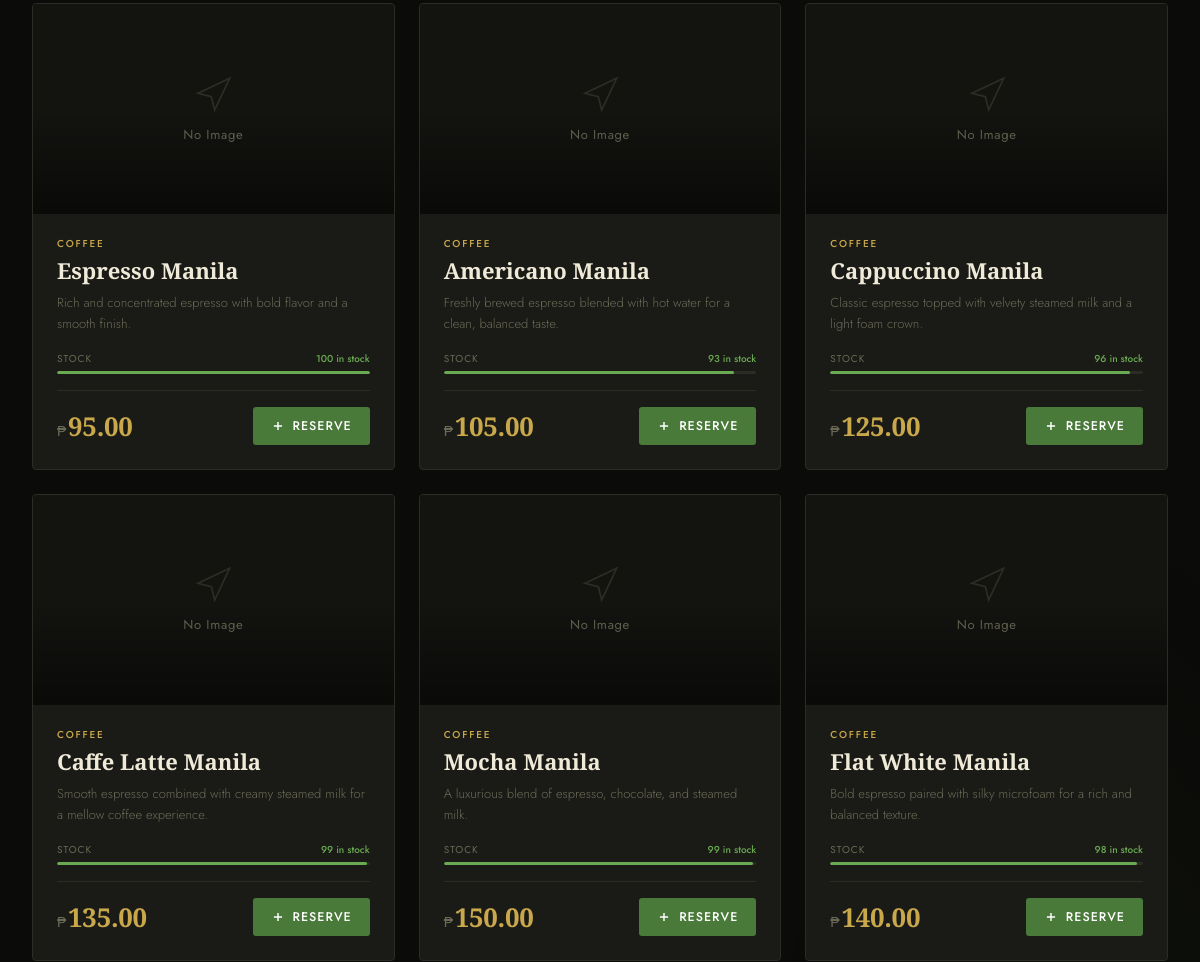
The app's page /reservation-menu.php?branch=manila (middle part), older data.
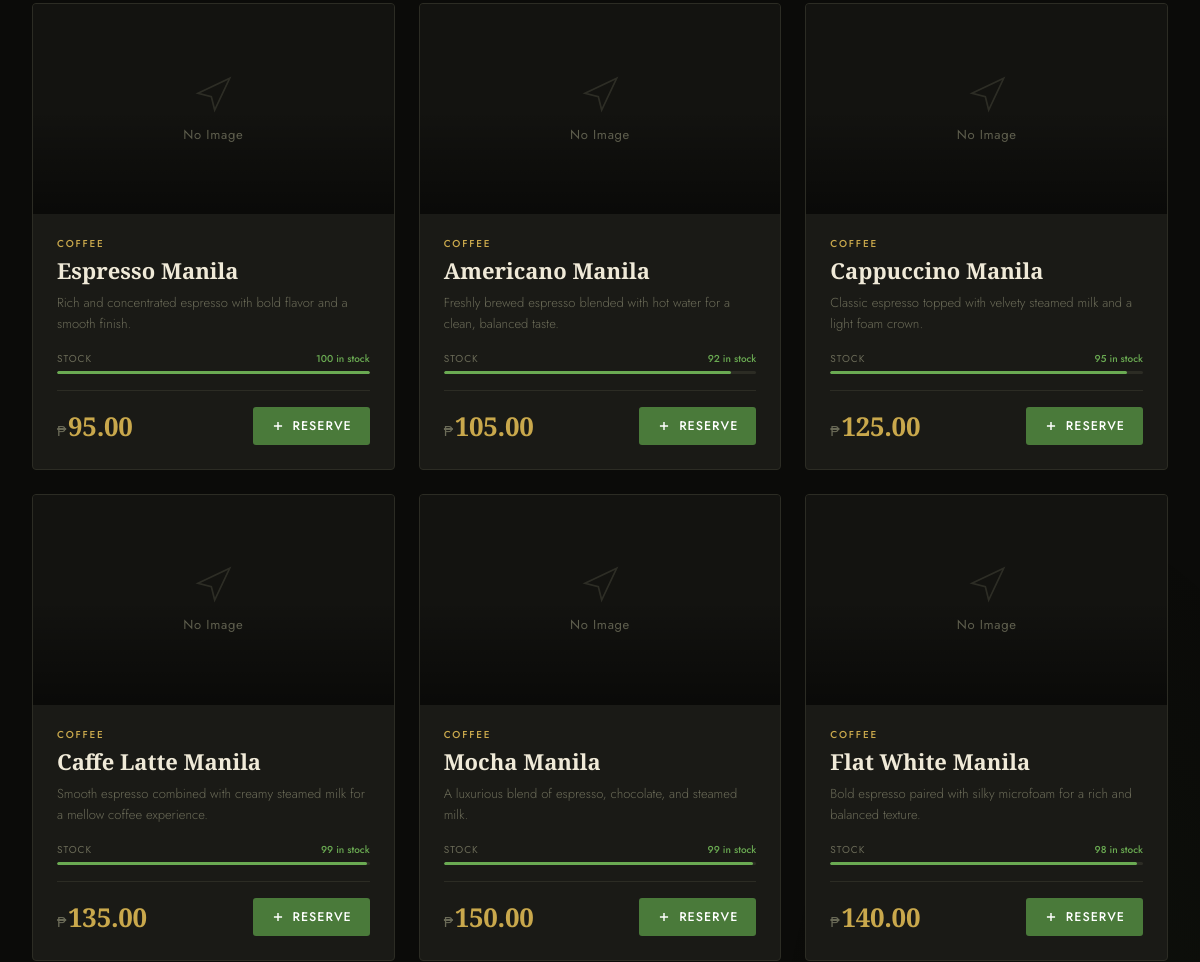
The same page, newer data.
### tables this page shows
CREATE TABLE `products` (
  `id` int(11) NOT NULL,
  `name` varchar(100) DEFAULT NULL,
  `price` decimal(10,2) DEFAULT NULL,
  `category` varchar(100) DEFAULT 'general',
  `description` text DEFAULT NULL,
  `image` varchar(500) DEFAULT NULL,
  `stock` int(11) DEFAULT 100,
  `reorder_level` int(11) DEFAULT 10,
  `sku` varchar(100) DEFAULT NULL,
  `branch` varchar(20) DEFAULT 'laguna',
  `type` varchar(20) DEFAULT 'food'
);

### reservation-menu.php (the view, shortened to what this page needs)
<?php
include_once 'reservation-init.php';
$branch = $_SESSION['branch'] ?? 'laguna';
if (isset($_GET['branch']) && in_array($_GET['branch'], ['laguna', 'manila'])) {
    $branch = $_GET['branch'];
}
$st = $conn->prepare("SELECT * FROM products WHERE branch = ? ORDER BY id ASC");
$st->bind_param('s', $branch);
$st->execute();
$result = $st->get_result();
$products = [];
while ($row = $result->fetch_assoc()) { $products[] = $row; }
?>
<!DOCTYPE html>
<html lang="en">
<head>
</head>
<body>
<div id="sidebarOverlay"></div>
<main class="menu-section">
    <?php if (empty($products)): ?>
        <div class="empty-state">
            <svg width="64" height="64" viewBox="0 0 24 24" fill="none" stroke="currentColor" stroke-width="1" stroke-linecap="round" stroke-linejoin="round"><path d="M3 11l19-9-9 19-2-8-8-2z"/></svg>
            <h3>No dishes available yet.</h3>
            <p>Check back soon — the kitchen is preparing something special.</p>
        </div>
    <?php else: ?>
        <div class="menu-grid" id="menuGrid">
        <?php foreach ($products as $row):
            $stock   = (int)($row['stock'] ?? 100);
            $reorder = (int)($row['reorder_level'] ?? 10);
            $pct     = max(0, min(100, ($stock / 100) * 100));
            $isOos   = $stock <= 0;
            $isLow   = !$isOos && $stock <= $reorder;
            $cls     = $isOos ? 's-red' : ($isLow ? 's-amber' : 's-green');
            $txt     = $isOos ? 'Out of stock' : ($isLow ? "Low — {$stock} left" : "{$stock} in stock");
            $cat     = $row['category'] ?? 'mains';
            $catLabel = $cat === 'packages' ? 'Packages Combo' : $cat;
        ?>
            <div class="menu-card <?= $isOos ? 'out-of-stock' : '' ?>"
                 data-category="<?= htmlspecialchars($cat) ?>"
                 data-stock="<?= $stock ?>">
                <div class="card-img-wrap">
                </div>
                <div class="card-body">
                    <?php if (!empty($row['category'])): ?>
                        <div class="card-category"><?= htmlspecialchars($catLabel) ?></div>
                    <?php endif; ?>
                    <h3 class="card-name"><?= htmlspecialchars($row['name']) ?></h3>
                    <p class="card-desc"><?= !empty($row['description']) ? htmlspecialchars($row['description']) : 'A signature dish from our kitchen, prepared fresh to order.' ?></p>
                    <div class="stock-wrap">
                        <div class="stock-top">
                            <span class="stock-label">Stock</span>
                            <span class="stock-text <?= $cls ?>"><?= $txt ?></span>
                        </div>
                        <div class="stock-bar-bg">
                            <div class="stock-bar-fill <?= $cls ?>" style="width:<?= $pct ?>%"></div>
                        </div>
                    </div>
                    <div class="card-footer">
                        <div class="card-price"><span>₱</span><?= number_format((float)$row['price'], 2) ?></div>
                        <?php if ($isOos): ?>
                            <button class="add-btn" disabled>
                                <svg width="14" height="14" viewBox="0 0 24 24" fill="none" stroke="currentColor" stroke-width="2.5"><circle cx="12" cy="12" r="10"/><line x1="4.93" y1="4.93" x2="19.07" y2="19.07"/></svg>
                                Unavailable
                            </button>
                        <?php else: ?>
                            <button class="add-btn" onclick="addToReservation(<?= (int)$row['id'] ?>, this)">
                                <svg width="14" height="14" viewBox="0 0 24 24" fill="none" stroke="currentColor" stroke-width="2.5"><line x1="12" y1="5" x2="12" y2="19"/><line x1="5" y1="12" x2="19" y2="12"/></svg>
                                Reserve
                            </button>
                        <?php endif; ?>
                    </div>
                </div>
            </div>
        <?php endforeach; ?>
        </div>
    <?php endif; ?>
</main>
</body>
</html>

Row changes from the older to the newer data that the page shows:
changed products "Americano Manila": txt "93 in stock" → "92 in stock"; stock 93 → 92 (drawn)
changed products "Cappuccino Manila": txt "96 in stock" → "95 in stock"; stock 96 → 95 (drawn)
